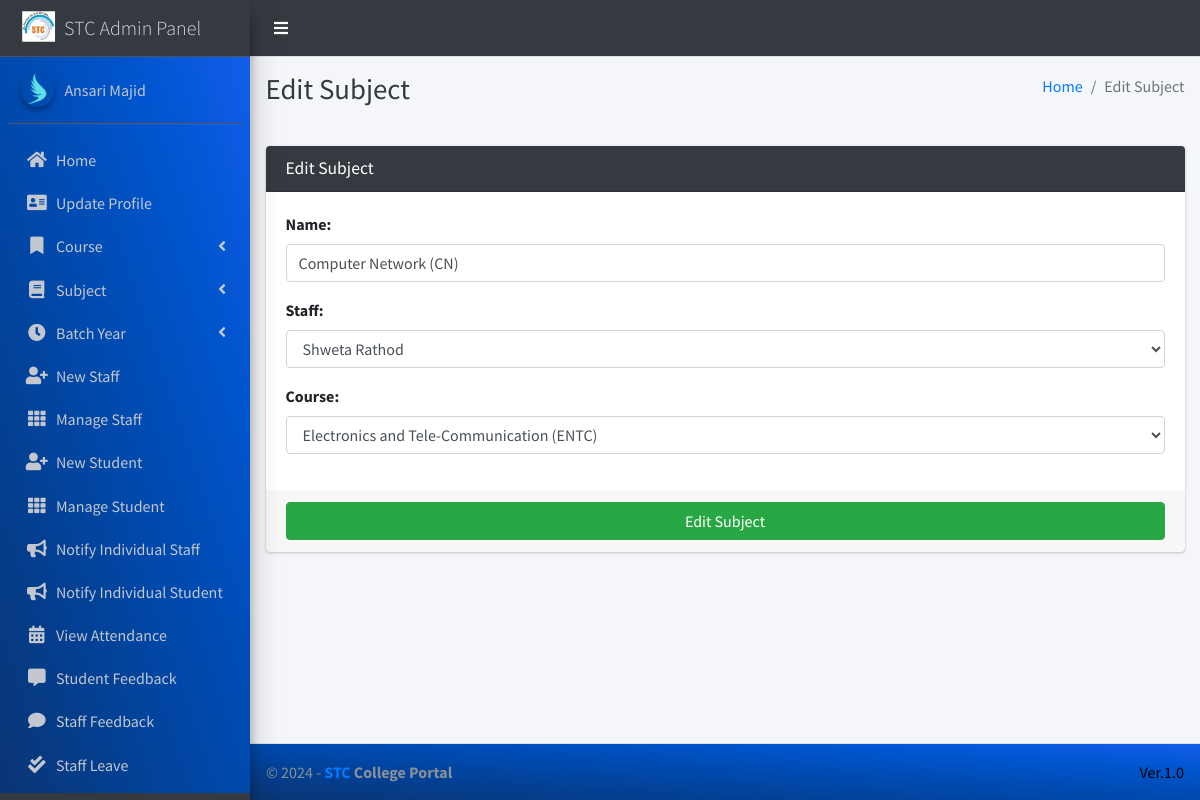
/subject/edit/1 (signed in), run on the app's committed database.
### main_app/models.py (models this page shows, shortened)
class CustomUser(AbstractUser):
    USER_TYPE = ((1, "HOD"), (2, "Staff"), (3, "Student"))
    GENDER = [("M", "Male"), ("F", "Female")]
    username = None  # Removed username, using email instead
    email = models.EmailField(unique=True)
    user_type = models.CharField(default=1, choices=USER_TYPE, max_length=1)
    gender = models.CharField(max_length=1, choices=GENDER)
    profile_pic = models.ImageField()
    address = models.TextField()
    fcm_token = models.TextField(default="")  # For firebase notifications
    created_at = models.DateTimeField(auto_now_add=True)
    updated_at = models.DateTimeField(auto_now=True)
    USERNAME_FIELD = "email"
    REQUIRED_FIELDS = []
    objects = CustomUserManager()
    def __str__(self):
        return  self.first_name + " " + self.last_name

class Subject(models.Model):
    name = models.CharField(max_length=120)
    staff = models.ForeignKey(Staff,on_delete=models.CASCADE,)
    course = models.ForeignKey(Course, on_delete=models.CASCADE)
    updated_at = models.DateTimeField(auto_now=True)
    created_at = models.DateTimeField(auto_now_add=True)

### main_app/hod_views.py (the view, shortened to what this page needs)
def edit_subject(request, subject_id):
    instance = get_object_or_404(Subject, id=subject_id)
    form = SubjectForm(request.POST or None, instance=instance)
    context = {
        'form': form,
        'subject_id': subject_id,
        'page_title': 'Edit Subject'
    }
    return render(request, 'hod_template/edit_subject_template.html', context)

### main_app/forms.py
class SubjectForm(FormSettings):
    def __init__(self, *args, **kwargs):
        super(SubjectForm, self).__init__(*args, **kwargs)
    class Meta:
        model = Subject
        fields = ['name', 'staff', 'course']

### main_app/models.py (called while the page is built)
    def __str__(self):
        return self.name

    def __str__(self):
        return self.admin.first_name + " " +  self.admin.last_name

### main_app/templates/hod_template/edit_subject_template.html
{% extends 'main_app/base.html' %}
{% load static %}
{% block page_title %}{{page_title}}{% endblock page_title %}
{% block content %}
<section class="content">
    <div class="container-fluid">
        <div class="row">
            <div class="col-md-12">
                <div class="card card-dark">
                    <div class="card-header">
                        <h3 class="card-title">{{page_title}}</h3>
                    </div>
                    {% include "main_app/form_template.html" with messages=messages  form=form button_text="Edit Subject"%}
                </div>
            </div>
        </div>
    </div>
</section>
{% endblock content %}

### main_app/templates/main_app/sidebar_template.html (shortened to what this page needs)
{% load static %}
<aside class="main-sidebar sidebar-dark-info elevation-4">
    {% if request.user.user_type == '1' %}
    <a href="{% url 'admin_home' %}" class="brand-link">
        <img src="{% static 'dist/img/virusx.png' %} " alt="STC LOGO"
            class="brand-image " >
        <span class="brand-text font-weight-light" >STC Admin Panel</span>
    </a>
    <div class="sidebar" style="background-image: linear-gradient(to right top, #0b3574, #033f91, #004aae, #0054cc, #125eeb);">
        <div class="user-panel mt-3 pb-3 mb-3 d-flex">
            <div class="image">
                <img src="{{ request.user.profile_pic}}" class="img-circle elevation-2" alt="User Image">
            </div>
            <div class="info">
                <a href="#" class="d-block">{{user}}</a>
            </div>
        </div>
        <nav class="mt-2">
            <ul class="nav nav-pills nav-sidebar flex-column" data-widget="treeview" role="menu" data-accordion="false">
                <li class="nav-item">
                    {% url 'admin_home' as admin_home %}
                    <a href="{{admin_home}}" class="nav-link {% if admin_home == request.path %} active {% endif %}">
                        <i class="nav-icon fas fa-home"></i>
                        <p>
                            Home
                        </p>
                    </a>
                </li>
                <li class="nav-item">
                    {% url 'admin_view_profile' as admin_view_profile %}
                    <a href="{{admin_view_profile}}"
                        class="nav-link {% if admin_view_profile == request.path %} active {% endif %}">
                        <i class="nav-icon fas fa-address-card"></i>
                        <p>
                            Update Profile
                        </p>
                    </a>
                </li>
                <li class="nav-item has-treeview">
                    <a href="#" class="nav-link" >
                        <i class="nav-icon fas fa-bookmark"></i>
                        <p>
                            Course
                            <i class="fas fa-angle-left right"></i>
                        </p>
                    </a>
                </li>
                <li class="nav-item has-treeview">
                    <a href="#" class="nav-link">
                        <i class="nav-icon fas fa-book"></i>
                        <p>
                            Subject
                            <i class="fas fa-angle-left right"></i>
                        </p>
                    </a>
                </li>
                <li class="nav-item has-treeview">
                    <a href="#" class="nav-link">
                        <i  class="nav-icon fas fa-clock"></i>
                        <p>
                            Batch Year
                            <i class="fas fa-angle-left right"></i>
                        </p>
                    </a>
                </li>
                <li class="nav-item">
                    {% url 'add_staff' as add_staff %}
                    <a href="{{add_staff}}" class="nav-link {% if add_staff == request.path %} active {% endif %}">
                        <i class="nav-icon fas fa-user-plus"></i>
                        <p>
                            New Staff
                        </p>
                    </a>
                </li>
                <li class="nav-item">
                    {% url 'manage_staff' as manage_staff %}
                    {% url 'edit_staff' staff_id as edit_staff %}
                    <a href="{{manage_staff}}"
                        class="nav-link {% if manage_staff == request.path or request.path == edit_staff %} active {% endif %}">
                        <i class="nav-icon fas fa-th"></i>
                        <p>
                            Manage Staff
                        </p>
                    </a>
                </li>
                <li class="nav-item">
                    {% url 'add_student' as add_student%}
                    <a href="{{add_student}}" class="nav-link  {% if add_student == request.path %} active {% endif %}">
                        <i class="nav-icon fas fa-user-plus"></i>
                        <p>
                            New Student
                        </p>
                    </a>
                </li>
                <li class="nav-item">
                    {% url 'manage_student' as manage_student %}
                    {% url 'edit_student' student_id as edit_student %}
                    <a href="{{manage_student}}"
                        class="nav-link  {% if edit_student == request.path or manage_student == request.path %} active {% endif %}">
                        <i class="nav-icon fas fa-th"></i>
                        <p>
                            Manage Student
                        </p>
                    </a>
                </li>
                <li class="nav-item">
                    {% url 'admin_notify_staff' as admin_notify_staff %}
                    <a href="{{admin_notify_staff}}"
                        class="nav-link {% if admin_notify_staff == request.path %} active {% endif %}">
                        <i class="nav-icon fas fa-bullhorn"></i>
                        <p>
                            Notify Individual Staff
                        </p>
                    </a>
                </li>
                <li class="nav-item">
                    {% url 'admin_notify_student' as admin_notify_student %}
                    <a href="{{admin_notify_student}}"
                        class="nav-link {% if admin_notify_student == request.path %} active {% endif %}">
                        <i class="nav-icon fas fa-bullhorn"></i>
                        <p>
                            Notify Individual Student
                        </p>
                    </a>
                </li>
                <li class="nav-item">
                    {% url 'admin_view_attendance' as admin_view_attendance %}
                <li class="nav-item">
                    <a href="{{admin_view_attendance}}"
                        class="nav-link  {% if admin_view_attendance == request.path %} active {% endif %}">
                        <i class="nav-icon fas fa-calendar-alt"></i>
                        <p>
                            View Attendance
                        </p>
                    </a>
                </li>
                <li class="nav-item">
                    {% url 'student_feedback_message' as student_feedback_message %}
                    <a href="{{ student_feedback_message }}"
                        class="nav-link  {% if student_feedback_message == request.path %} active {% endif %}">
                        <i class="nav-icon fas fa-comment-alt"></i>
                        <p>
                            Student Feedback
                        </p>
                    </a>
                </li>
                <li class="nav-item">
                    {% url 'staff_feedback_message' as staff_feedback_message %}
                    <a href="{{staff_feedback_message}}"
                        class="nav-link   {% if staff_feedback_message == request.path %} active {% endif %}">
                        <i  class="nav-icon fas fa-comment"></i>
                        <p>
                            Staff Feedback
                        </p>
                    </a>
                </li>
                <li class="nav-item">
                    {% url 'view_staff_leave' as view_staff_leave %}
                    <a href="{{view_staff_leave}}"
                        class="nav-link  {% if view_staff_leave == request.path %} active {% endif %}">
                        <i  class="nav-icon fas fa-check-double"></i>
                        <p>
                            Staff Leave
                        </p>
                    </a>
                </li>
                <li class="nav-item">
                    {% url 'view_student_leave' as view_student_leave %}
                    <a href="{% url 'view_student_leave' %}"
                        class="nav-link  {% if view_student_leave == request.path %} active {% endif %}">
                    </a>
                </li>
                                        {% endif %}
                                    </ul>
                                </nav>
                            </div>
</aside>

### main_app/templates/main_app/form_template.html (shortened to what this page needs)
<form role="form" method="POST" enctype="multipart/form-data">
    <div class="card-body">
        {% for field in form  %}
        <div class="form-group">
            {{field.label_tag}}
            {{field}}
        </div>
        {% endfor %}
    </div>
    <div class="card-footer">
        <button type="submit" class="btn btn-success btn-block">
            {% if button_text %}
            {{button_text}}
            {% else %}
            Submit
            {% endif %}
        </button>
    </div>
</form>

### data on the page
CustomUser: user.profile_pic (picture), first_name+last_name "Ansari Majid"
Subject: form "Computer Network (CN)" "Shweta Rathod" "Electronics and Tele-Communication (ENTC)"

### other printed values
{{ page_title }} "Edit Subject"
{{ field.label_tag }} "Name:" "Staff:" "Course:"
{{ button_text }} "Edit Subject"
